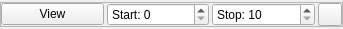
<?xml version="1.0" encoding="UTF-8"?>
<ui version="4.0">
 <class>Form</class>
 <widget class="QWidget" name="Form">
  <property name="geometry">
   <rect>
    <x>0</x>
    <y>0</y>
    <width>343</width>
    <height>29</height>
   </rect>
  </property>
  <property name="windowTitle">
   <string>Form</string>
  </property>
  <layout class="QHBoxLayout" name="horizontalLayout">
   <property name="spacing">
    <number>3</number>
   </property>
   <property name="margin">
    <number>0</number>
   </property>
   <item>
    <widget class="QFrame" name="frame_2">
     <property name="sizePolicy">
      <sizepolicy hsizetype="Preferred" vsizetype="Maximum">
       <horstretch>0</horstretch>
       <verstretch>0</verstretch>
      </sizepolicy>
     </property>
     <property name="minimumSize">
      <size>
       <width>0</width>
       <height>10</height>
      </size>
     </property>
     <property name="frameShape">
      <enum>QFrame::StyledPanel</enum>
     </property>
     <property name="frameShadow">
      <enum>QFrame::Raised</enum>
     </property>
     <layout class="QGridLayout" name="gridLayout_3">
      <property name="margin">
       <number>0</number>
      </property>
      <property name="spacing">
       <number>3</number>
      </property>
      <item row="1" column="1">
       <widget class="QSpinBox" name="regionStart">
        <property name="prefix">
         <string>Start: </string>
        </property>
        <property name="maximum">
         <number>20000</number>
        </property>
       </widget>
      </item>
      <item row="1" column="2">
       <widget class="QSpinBox" name="regionStop">
        <property name="prefix">
         <string>Stop: </string>
        </property>
        <property name="minimum">
         <number>10</number>
        </property>
        <property name="maximum">
         <number>20000</number>
        </property>
       </widget>
      </item>
      <item row="1" column="3">
       <widget class="QToolButton" name="toolButton">
        <property name="text">
         <string/>
        </property>
        <property name="icon">
         <iconset resource="res.qrc">
          <normaloff>:/control/close.svg</normaloff>:/control/close.svg</iconset>
        </property>
       </widget>
      </item>
      <item row="1" column="0">
       <widget class="QPushButton" name="viewButton">
        <property name="text">
         <string>View</string>
        </property>
       </widget>
      </item>
     </layout>
    </widget>
   </item>
  </layout>
 </widget>
 <resources>
  <include location="res.qrc"/>
 </resources>
 <connections>
  <connection>
   <sender>toolButton</sender>
   <signal>clicked()</signal>
   <receiver>Form</receiver>
   <slot>delete()</slot>
   <hints>
    <hint type="sourcelabel">
     <x>338</x>
     <y>16</y>
    </hint>
    <hint type="destinationlabel">
     <x>283</x>
     <y>12</y>
    </hint>
   </hints>
  </connection>
  <connection>
   <sender>regionStop</sender>
   <signal>editingFinished()</signal>
   <receiver>Form</receiver>
   <slot>regionChanged()</slot>
   <hints>
    <hint type="sourcelabel">
     <x>253</x>
     <y>9</y>
    </hint>
    <hint type="destinationlabel">
     <x>163</x>
     <y>28</y>
    </hint>
   </hints>
  </connection>
  <connection>
   <sender>regionStart</sender>
   <signal>editingFinished()</signal>
   <receiver>Form</receiver>
   <slot>regionChanged()</slot>
   <hints>
    <hint type="sourcelabel">
     <x>132</x>
     <y>4</y>
    </hint>
    <hint type="destinationlabel">
     <x>40</x>
     <y>28</y>
    </hint>
   </hints>
  </connection>
  <connection>
   <sender>viewButton</sender>
   <signal>clicked()</signal>
   <receiver>Form</receiver>
   <slot>viewData()</slot>
   <hints>
    <hint type="sourcelabel">
     <x>63</x>
     <y>12</y>
    </hint>
    <hint type="destinationlabel">
     <x>60</x>
     <y>52</y>
    </hint>
   </hints>
  </connection>
 </connections>
 <slots>
  <slot>delete()</slot>
  <slot>regionChanged()</slot>
  <slot>viewData()</slot>
 </slots>
</ui>
